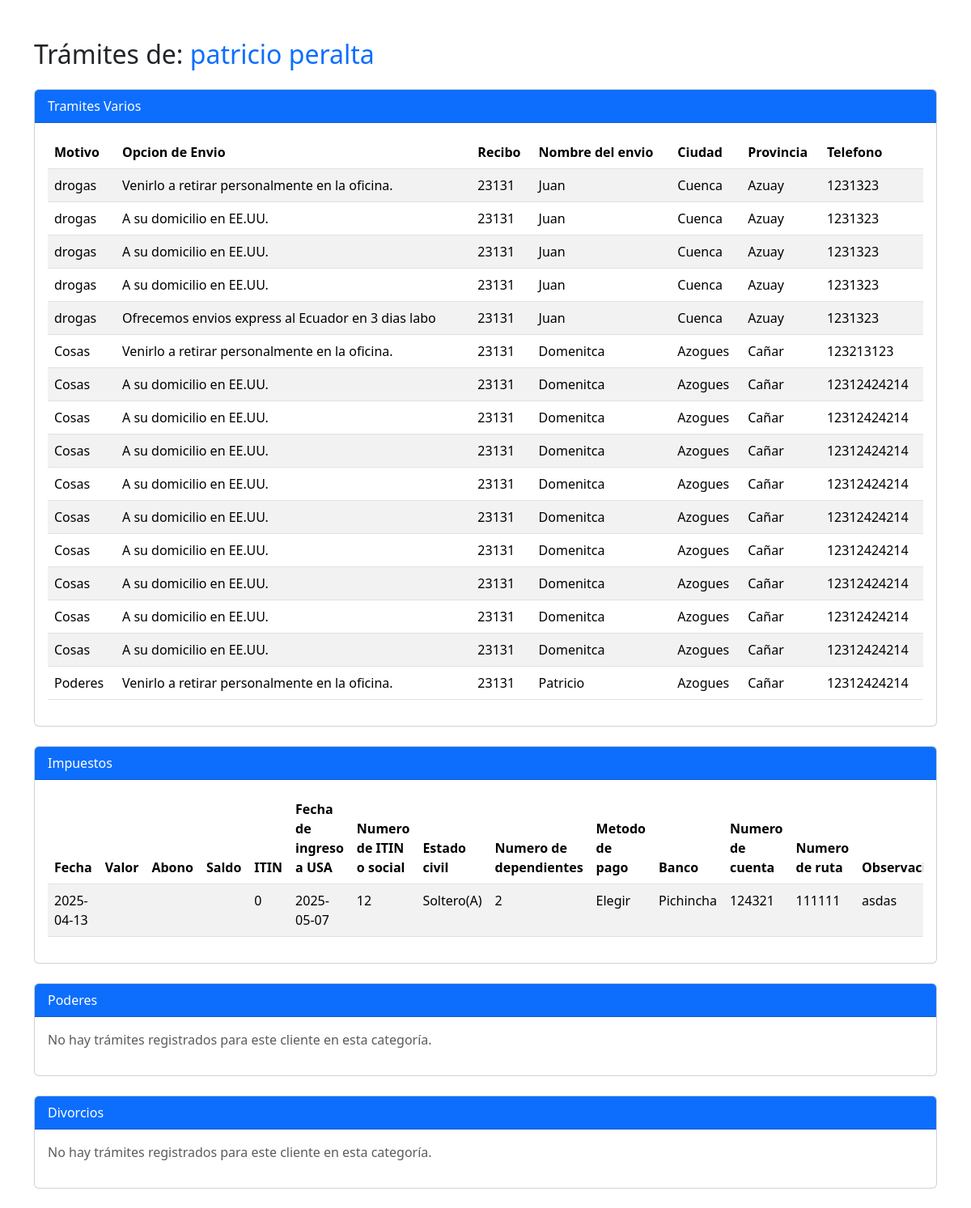
The page /ver_tramites.php?id_cliente=2 on the database its author committed.
### tables this page shows
CREATE TABLE `cliente` (
  `id_cliente` int(11) NOT NULL,
  `c_identificacion` varchar(50) NOT NULL,
  `c_nombre` varchar(50) NOT NULL,
  `c_apellido` varchar(50) NOT NULL,
  `c_telefono` varchar(50) NOT NULL,
  `c_edad` int(3) NOT NULL,
  `c_direccion` varchar(50) NOT NULL,
  `c_pais` varchar(50) NOT NULL,
  `c_estado` varchar(50) NOT NULL,
  `c_ciudad` varchar(50) NOT NULL,
  `c_codpostal` varchar(50) NOT NULL,
  `c_email` varchar(50) NOT NULL,
  `c_napartamento` varchar(50) NOT NULL,
  `c_abonado` double NOT NULL,
  `c_deuda` double NOT NULL,
  `c_saldo` double NOT NULL
);

CREATE TABLE `tramites_varios` (
  `id_tramite_varios` int(11) NOT NULL,
  `id_cliente` int(11) NOT NULL,
  `tv_motivo` varchar(50) NOT NULL,
  `tv_oenvio` varchar(50) NOT NULL,
  `tv_nrecibo` int(50) NOT NULL,
  `tv_nom_envio` varchar(50) NOT NULL,
  `tv_ciudad` varchar(50) NOT NULL,
  `tv_provincia` varchar(50) NOT NULL,
  `tv_telefono` varchar(50) NOT NULL,
  `id_usuario` int(11) NOT NULL,
  `tv_tip_documento` varchar(50) NOT NULL,
  `tv_traducciones` tinyint(1) NOT NULL,
  `tv_notarizacion` tinyint(1) NOT NULL,
  `tv_certificacion` tinyint(1) NOT NULL,
  `tv_apostilla` tinyint(1) NOT NULL,
  `tv_valor_tramite` double NOT NULL
);

CREATE TABLE `tramite_impuestos` (
  `id_tram_impuestos` int(11) NOT NULL,
  `id_cliente` int(11) NOT NULL,
  `ti_fecha` date NOT NULL,
  `ti_itin` tinyint(1) NOT NULL,
  `ti_fechain` date NOT NULL,
  `ti_nitin` varchar(50) NOT NULL,
  `ti_ecivil` varchar(50) NOT NULL,
  `ti_dependientes` varchar(50) NOT NULL,
  `ti_mpago` varchar(50) NOT NULL,
  `ti_banco` varchar(50) NOT NULL,
  `ti_ncuenta` varchar(50) NOT NULL,
  `ti_nruta` varchar(50) NOT NULL,
  `ti_observacion` varchar(50) NOT NULL,
  `id_usuario` int(11) NOT NULL,
  `ti_profesion` varchar(100) NOT NULL
);

### ver_tramites.php (the view, shortened to what this page needs)
<!DOCTYPE html>
<html lang="es">
<head>
    <link href="https://cdn.jsdelivr.net/npm/bootstrap@5.3.3/dist/css/bootstrap.min.css" rel="stylesheet">
</head>
<body>
<div class="container mt-5">
    <?php
    include("conexionbd.php");
    if (isset($_GET['id_cliente'])) {
        $id_cliente = intval($_GET['id_cliente']);
        $nombre_cliente = "Cliente no encontrado";
        $stmt_nombre = $conexion->prepare("SELECT c_nombre, c_apellido FROM cliente WHERE id_cliente = ?");
        $stmt_nombre->bind_param("i", $id_cliente);
        $stmt_nombre->execute();
        $result_nombre = $stmt_nombre->get_result();
        if ($fila_nombre = $result_nombre->fetch_assoc()) {
            $nombre_cliente = $fila_nombre['c_nombre'] . " " . $fila_nombre['c_apellido'];
        }
        echo "<h2 class='mb-4'>Trámites de: <span class='text-primary'>" . htmlspecialchars($nombre_cliente) . "</span></h2>";
        foreach ($tablas_tramites as $tabla => $config) {
            echo "<div class='card mb-4'>";
            echo "<div class='card-header bg-primary text-white'>" . $config["titulo"] . "</div>";
            echo "<div class='card-body'>";
            $stmt = $conexion->prepare("SELECT * FROM $tabla WHERE id_cliente = ?");
            $stmt->bind_param("i", $id_cliente);
            $stmt->execute();
            $result = $stmt->get_result();
            if ($result->num_rows > 0) {
                echo "<div class='table-responsive'>";
                echo "<table class='table table-striped'>";
                echo "<thead><tr>";
                echo "<thead><tr>";
                foreach ($config["mostrar_columnas"] as $nombre_col_db => $nombre_amigable) {
                    echo "<th>" . htmlspecialchars($nombre_amigable) . "</th>";
                }
                echo "</tr></thead>";
                echo "<tbody>";
                while ($row = $result->fetch_assoc()) {
                    echo "<tr>";
                    foreach ($config["mostrar_columnas"] as $nombre_col_db => $nombre_amigable) {
                        echo "<td>" . htmlspecialchars($row[$nombre_col_db]) . "</td>";
                    }
                    echo "</tr>";
                }
                echo "</tbody>";
                echo "</table>";
                echo "</div>";
            } else {
                echo "<p class='text-muted'>No hay trámites registrados para este cliente en esta categoría.</p>";
            }
            echo "</div>";
            echo "</div>";
        }
    } else {
        echo "<div class='alert alert-danger'>Cliente no especificado.</div>";
    }
    ?>
</div>
</body>
</html>

### rows shown on the page
cliente: nombre_cliente "patricio peralta"
tramites_varios: tv_motivo "drogas", tv_oenvio "Venirlo a retirar personalmente en la oficina.", tv_nrecibo "23131", tv_nom_envio "Juan", tv_ciudad "Cuenca", tv_provincia "Azuay", tv_telefono "1231323"
tramites_varios: tv_motivo "drogas", tv_oenvio "A su domicilio en EE.UU.", tv_nrecibo "23131", tv_nom_envio "Juan", tv_ciudad "Cuenca", tv_provincia "Azuay", tv_telefono "1231323"
tramites_varios: tv_motivo "drogas", tv_oenvio "A su domicilio en EE.UU.", tv_nrecibo "23131", tv_nom_envio "Juan", tv_ciudad "Cuenca", tv_provincia "Azuay", tv_telefono "1231323"
tramites_varios: tv_motivo "drogas", tv_oenvio "A su domicilio en EE.UU.", tv_nrecibo "23131", tv_nom_envio "Juan", tv_ciudad "Cuenca", tv_provincia "Azuay", tv_telefono "1231323"
tramites_varios: tv_motivo "drogas", tv_oenvio "Ofrecemos envios express al Ecuador en 3 dias labo", tv_nrecibo "23131", tv_nom_envio "Juan", tv_ciudad "Cuenca", tv_provincia "Azuay", tv_telefono "1231323"
tramites_varios: tv_motivo "Cosas", tv_oenvio "Venirlo a retirar personalmente en la oficina.", tv_nrecibo "23131", tv_nom_envio "Domenitca", tv_ciudad "Azogues", tv_provincia "Cañar", tv_telefono "123213123"
tramites_varios: tv_motivo "Cosas", tv_oenvio "A su domicilio en EE.UU.", tv_nrecibo "23131", tv_nom_envio "Domenitca", tv_ciudad "Azogues", tv_provincia "Cañar", tv_telefono "12312424214"
tramites_varios: tv_motivo "Cosas", tv_oenvio "A su domicilio en EE.UU.", tv_nrecibo "23131", tv_nom_envio "Domenitca", tv_ciudad "Azogues", tv_provincia "Cañar", tv_telefono "12312424214"
tramites_varios: tv_motivo "Cosas", tv_oenvio "A su domicilio en EE.UU.", tv_nrecibo "23131", tv_nom_envio "Domenitca", tv_ciudad "Azogues", tv_provincia "Cañar", tv_telefono "12312424214"
tramites_varios: tv_motivo "Cosas", tv_oenvio "A su domicilio en EE.UU.", tv_nrecibo "23131", tv_nom_envio "Domenitca", tv_ciudad "Azogues", tv_provincia "Cañar", tv_telefono "12312424214"
tramites_varios: tv_motivo "Cosas", tv_oenvio "A su domicilio en EE.UU.", tv_nrecibo "23131", tv_nom_envio "Domenitca", tv_ciudad "Azogues", tv_provincia "Cañar", tv_telefono "12312424214"
tramites_varios: tv_motivo "Cosas", tv_oenvio "A su domicilio en EE.UU.", tv_nrecibo "23131", tv_nom_envio "Domenitca", tv_ciudad "Azogues", tv_provincia "Cañar", tv_telefono "12312424214"
tramites_varios: tv_motivo "Cosas", tv_oenvio "A su domicilio en EE.UU.", tv_nrecibo "23131", tv_nom_envio "Domenitca", tv_ciudad "Azogues", tv_provincia "Cañar", tv_telefono "12312424214"
tramites_varios: tv_motivo "Cosas", tv_oenvio "A su domicilio en EE.UU.", tv_nrecibo "23131", tv_nom_envio "Domenitca", tv_ciudad "Azogues", tv_provincia "Cañar", tv_telefono "12312424214"
tramites_varios: tv_motivo "Cosas", tv_oenvio "A su domicilio en EE.UU.", tv_nrecibo "23131", tv_nom_envio "Domenitca", tv_ciudad "Azogues", tv_provincia "Cañar", tv_telefono "12312424214"
tramites_varios: tv_motivo "Poderes", tv_oenvio "Venirlo a retirar personalmente en la oficina.", tv_nrecibo "23131", tv_nom_envio "Patricio", tv_ciudad "Azogues", tv_provincia "Cañar", tv_telefono "12312424214"
tramite_impuestos: ti_fecha "2025-04-13", ti_itin "0", ti_fechain "2025-05-07", ti_nitin "12", ti_ecivil "Soltero(A)", ti_dependientes "2", ti_mpago "Elegir", ti_banco "Pichincha", ti_ncuenta "124321", ti_nruta "111111", ti_observacion "asdas"

### other values the page prints
$config["titulo"] "Tramites Varios"
$nombre_amigable "Motivo"
$nombre_amigable "Opcion de Envio"
$nombre_amigable "Recibo"
$nombre_amigable "Nombre del envio"
$nombre_amigable "Ciudad"
$nombre_amigable "Provincia"
$nombre_amigable "Telefono"
$config["titulo"] "Impuestos"
$nombre_amigable "Fecha"
$nombre_amigable "Valor"
$nombre_amigable "Abono"
$nombre_amigable "Saldo"
$nombre_amigable "ITIN"
$nombre_amigable "Fecha de ingreso a USA"
